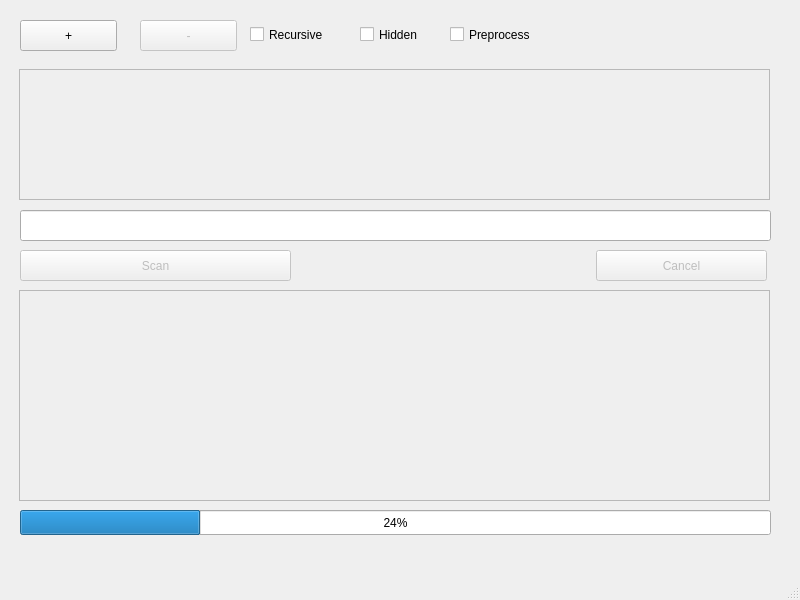
<?xml version="1.0" encoding="UTF-8"?>
<ui version="4.0">
 <class>MainWindow</class>
 <widget class="QMainWindow" name="MainWindow">
  <property name="geometry">
   <rect>
    <x>0</x>
    <y>0</y>
    <width>800</width>
    <height>600</height>
   </rect>
  </property>
  <property name="windowTitle">
   <string>MainWindow</string>
  </property>
  <widget class="QWidget" name="centralwidget">
   <widget class="QPushButton" name="addButton">
    <property name="geometry">
     <rect>
      <x>20</x>
      <y>20</y>
      <width>97</width>
      <height>31</height>
     </rect>
    </property>
    <property name="text">
     <string>+</string>
    </property>
   </widget>
   <widget class="QPushButton" name="deleteButton">
    <property name="enabled">
     <bool>false</bool>
    </property>
    <property name="geometry">
     <rect>
      <x>140</x>
      <y>20</y>
      <width>97</width>
      <height>31</height>
     </rect>
    </property>
    <property name="text">
     <string>-</string>
    </property>
   </widget>
   <widget class="QCheckBox" name="recursiveBox">
    <property name="geometry">
     <rect>
      <x>250</x>
      <y>20</y>
      <width>100</width>
      <height>29</height>
     </rect>
    </property>
    <property name="text">
     <string>Recursive</string>
    </property>
   </widget>
   <widget class="QCheckBox" name="hiddenBox">
    <property name="geometry">
     <rect>
      <x>360</x>
      <y>20</y>
      <width>100</width>
      <height>29</height>
     </rect>
    </property>
    <property name="text">
     <string>Hidden</string>
    </property>
   </widget>
   <widget class="QCheckBox" name="preprocessBox">
    <property name="geometry">
     <rect>
      <x>450</x>
      <y>20</y>
      <width>121</width>
      <height>29</height>
     </rect>
    </property>
    <property name="text">
     <string>Preprocess</string>
    </property>
    <property name="tristate">
     <bool>false</bool>
    </property>
   </widget>
   <widget class="QScrollArea" name="requestScrollArea">
    <property name="geometry">
     <rect>
      <x>19</x>
      <y>69</y>
      <width>751</width>
      <height>131</height>
     </rect>
    </property>
    <property name="widgetResizable">
     <bool>true</bool>
    </property>
    <widget class="QWidget" name="scrollAreaWidgetContents">
     <property name="geometry">
      <rect>
       <x>0</x>
       <y>0</y>
       <width>749</width>
       <height>129</height>
      </rect>
     </property>
    </widget>
   </widget>
   <widget class="QScrollArea" name="resultScrollArea">
    <property name="geometry">
     <rect>
      <x>19</x>
      <y>290</y>
      <width>751</width>
      <height>211</height>
     </rect>
    </property>
    <property name="sizePolicy">
     <sizepolicy hsizetype="Preferred" vsizetype="Preferred">
      <horstretch>0</horstretch>
      <verstretch>0</verstretch>
     </sizepolicy>
    </property>
    <property name="widgetResizable">
     <bool>true</bool>
    </property>
    <widget class="QWidget" name="scrollAreaWidgetContents_2">
     <property name="geometry">
      <rect>
       <x>0</x>
       <y>0</y>
       <width>749</width>
       <height>209</height>
      </rect>
     </property>
    </widget>
   </widget>
   <widget class="QProgressBar" name="progressBar">
    <property name="geometry">
     <rect>
      <x>20</x>
      <y>510</y>
      <width>751</width>
      <height>25</height>
     </rect>
    </property>
    <property name="value">
     <number>24</number>
    </property>
   </widget>
   <widget class="QPushButton" name="scanButton">
    <property name="enabled">
     <bool>false</bool>
    </property>
    <property name="geometry">
     <rect>
      <x>20</x>
      <y>250</y>
      <width>271</width>
      <height>31</height>
     </rect>
    </property>
    <property name="text">
     <string>Scan</string>
    </property>
   </widget>
   <widget class="QPushButton" name="cancelButton">
    <property name="enabled">
     <bool>false</bool>
    </property>
    <property name="geometry">
     <rect>
      <x>596</x>
      <y>250</y>
      <width>171</width>
      <height>31</height>
     </rect>
    </property>
    <property name="text">
     <string>Cancel</string>
    </property>
   </widget>
   <widget class="QLineEdit" name="substringLine">
    <property name="geometry">
     <rect>
      <x>20</x>
      <y>210</y>
      <width>751</width>
      <height>31</height>
     </rect>
    </property>
   </widget>
  </widget>
  <widget class="QMenuBar" name="menubar">
   <property name="geometry">
    <rect>
     <x>0</x>
     <y>0</y>
     <width>800</width>
     <height>28</height>
    </rect>
   </property>
  </widget>
  <widget class="QStatusBar" name="statusbar"/>
 </widget>
 <resources/>
 <connections/>
</ui>
